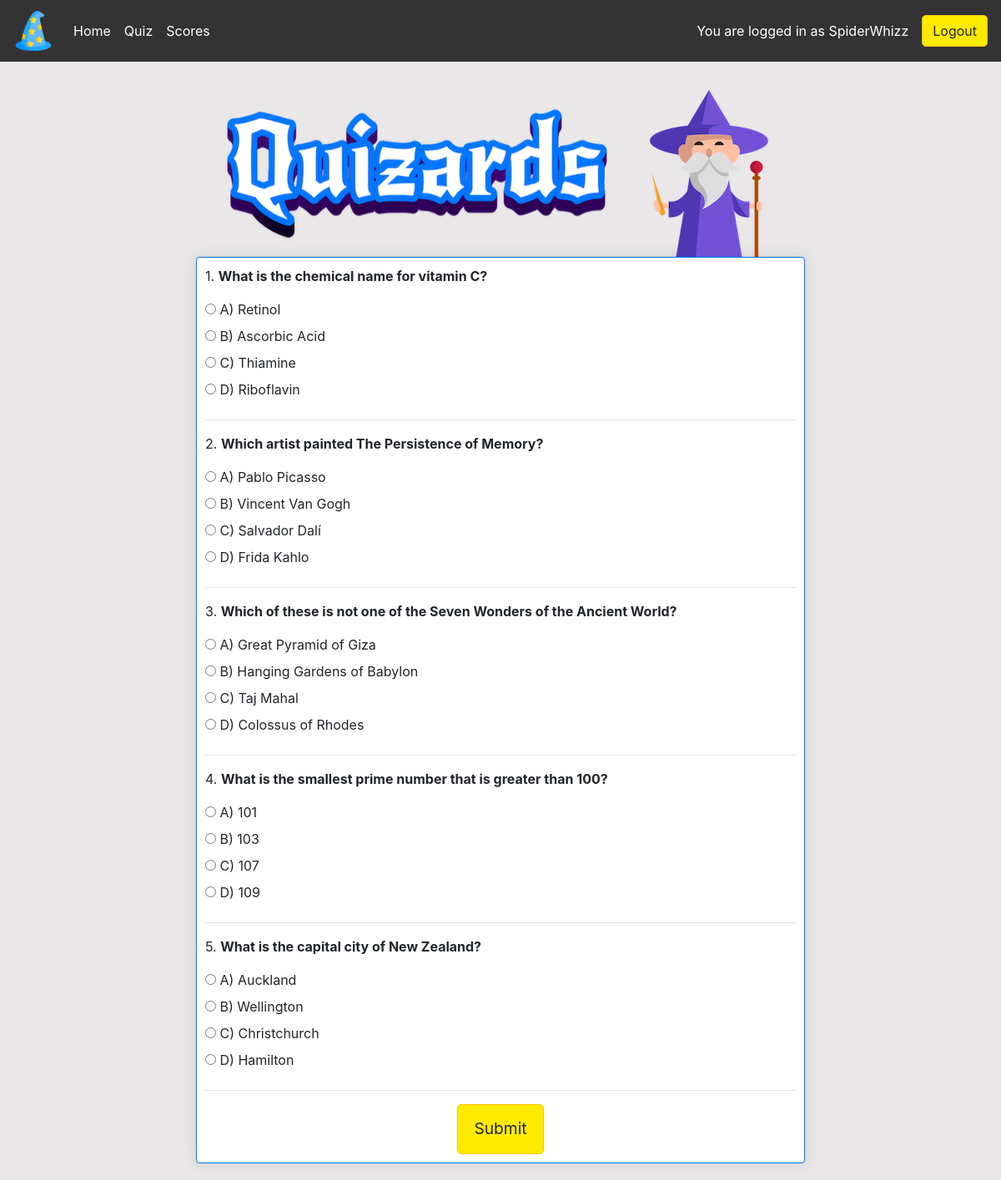
Page /quiz/ (signed in) on the committed database.
### quiz/models.py (models this page shows, shortened)
class CustomUserModel(AbstractUser):
    birthdate = models.DateField(null=True, blank=True)

class Multiple_choice_trivia(models.Model):
    question = models.CharField(max_length=256, unique=True)
    option_a = models.CharField(max_length=100, unique=False)
    option_b = models.CharField(max_length=100, unique=False)
    option_c = models.CharField(max_length=100, unique=False)
    option_d = models.CharField(max_length=100, unique=False)
    answer = models.IntegerField(choices=OPTIONS, default=0)

### quiz/views.py (the view)
# urls.py: path('quiz/', QuizPage, name='quiz'),
def QuizPage(request):
    if request.method == 'POST':
        questions = Multiple_choice_trivia.objects.filter(question__in=request.POST.getlist('question_id'))
        score = 0
        for question in questions:
            selected_answer = request.POST.get(f'q-{question.question}')
            if selected_answer == 'A':
                selected_answer = 0
            if selected_answer == 'B':
                selected_answer = 1
            if selected_answer == 'C':
                selected_answer = 2
            if selected_answer == 'D':
                selected_answer = 3
            if selected_answer == question.answer:
                score += 1
            UserAnswer.objects.create(
                trivia_question=question,
                selected_answer=selected_answer,
                user=request.user
            )
        message = get_score_message(score)
        return JsonResponse({'score': score, 'message': message})
    else:
        questions = Multiple_choice_trivia.objects.all().order_by('?')[:5]
        return render(request, 'quiz.html', {'questions': questions})

### templates/quiz.html (shortened to what this page needs)
{% extends 'base.html' %}
{% load static %}
{% block content %}
<div class="row">
    <div class="col-lg-8 mx-auto">
        <div class="quiz-page-header">
            <img src="/static/images/quizards-text-logo.webp" alt="Quizards text logo">
            <div>
                <img src="/static/images/quizzard-img.webp" alt="Quizard character">
            </div>
        </div>
        <div class="box-element question-card mx-auto">
            {% if user.is_authenticated %}
            <form method="post" id="quiz-form">
                {% for question in questions %}
                <div class="question">
                    <p>{{ forloop.counter }}. <strong>{{ question.question }}</strong></p>
                    <input type="radio" name="q-{{ question.question }}" value="A" id="q{{ forloop.counter }}_a"
                        required>
                    <label for="q{{ forloop.counter }}_a">A) {{ question.option_a }}</label><br>
                    <input type="radio" name="q-{{ question.question }}" value="B" id="q{{ forloop.counter }}_b">
                    <label for="q{{ forloop.counter }}_b">B) {{ question.option_b }}</label><br>
                    <input type="radio" name="q-{{ question.question }}" value="C" id="q{{ forloop.counter }}_c">
                    <label for="q{{ forloop.counter }}_c">C) {{ question.option_c }}</label><br>
                    <input type="radio" name="q-{{ question.question }}" value="D" id="q{{ forloop.counter }}_d">
                    <label for="q{{ forloop.counter }}_d">D) {{ question.option_d }}</label>
                </div>
                <hr>
                {% endfor %}
                <div class="start-btn">
                    <button type="submit" class="btn btn-warning large-btn">Submit</button>
                </div>
            </form>
            {% else %}
            <p>You must be signed in to take the quiz.</p>
            <hr>
            <div class="login-message-button">
                <a href="{% url 'login' %}" class="btn btn-warning large-btn">Login/Signup</a>
            </div>
            {% endif %}
        </div>
    </div>
</div>
{% endblock %}

### templates/base.html (shortened to what this page needs)
{% url 'account_login' as login_url %}
{% url 'account_signup' as signup_url %}
{% url 'account_logout' as logout_url %}
<!DOCTYPE html>
{% load static %}
<html lang="en">
<head>
    <link rel="stylesheet" href="https://stackpath.bootstrapcdn.com/bootstrap/4.4.1/css/bootstrap.min.css"
>
    <link rel="stylesheet" type="text/css" href="{% static 'css/style.css' %}">
</head>
<body>
    <nav class="navbar navbar-expand-lg navbar-dark bg-dark">
        <a class="navbar-brand" href="/"><img class="logo-img"
                src="{% static 'images/favicon.ico' %}" alt="Quizards logo"></a>
        <div class="collapse navbar-collapse" id="navbarSupportedContent">
            <ul class="navbar-nav mr-auto">
                <li class="nav-item">
                    <a class="nav-link" href="{% url 'home' %}">Home</a>
                </li>
                <a class="nav-link" href="/quiz">Quiz</a>
                <a class="nav-link" href="/scores">Scores</a>
            </ul>
            <div class="form-inline my-2 my-lg-0">
                {% if user.is_authenticated %}
                <p class="text-end m-3 user-status">You are logged in as {{ user.username }}</p>
                <a href="{% url 'logout' %}" class="btn btn-warning">Logout</a>
                {% else %}
                <p class="text-end m-3 user-status">You are not logged in</p>
                <a href="{% url 'login' %}" class="btn btn-warning">Login/Signup</a>
                {% endif %}
            </div>
        </div>
    </nav>
    <div class="container">
        <br>
        {% block content %}
        {% endblock content %}
    </div>
</body>
</html>

### static/css/style.css (style rules this page uses)
body { background-color: hsl(0, 5%, 91%); }
.box-element { border: solid 1px rgb(0, 119, 255); box-shadow: hsl(0, 0%, 80%) 0 0 16px; background-color: #fff; border-radius: 4px; padding: 10px; }
.bg-dark { background-color: #333333 !important; }
.nav-link { color: #FFFFFF !important; }
.col-lg-4, .col-lg-6, .col-lg-8, .col-lg-12 { margin-top: 10px; }
.btn { border-radius: 5px; }
.btn-warning { background-color: #FFEA00 !important; }
.user-status { color: #ffffff !important; }
.question-card { margin-bottom: 20px; }
.quiz-page-header { display: flex; flex-wrap: wrap; justify-content: center; width: 100%; margin: auto; }
.start-btn { display: flex; justify-content: center; }
.large-btn { padding: 0.75em 1em; font-size: larger; }

### rows in the picture
CustomUserModel: username "SpiderWhizz"
Multiple_choice_trivia: question "What is the chemical name for vitamin C?", option_a "Retinol", option_b "Ascorbic Acid", option_c "Thiamine", option_d "Riboflavin"
Multiple_choice_trivia: question "Which artist painted The Persistence of Memory?", option_a "Pablo Picasso", option_b "Vincent Van Gogh", option_c "Salvador Dalí", option_d "Frida Kahlo"
Multiple_choice_trivia: question "Which of these is not one of the Seven Wonders of the Ancient World?", option_a "Great Pyramid of Giza", option_b "Hanging Gardens of Babylon", option_c "Taj Mahal", option_d "Colossus of Rhodes"
Multiple_choice_trivia: question "What is the smallest prime number that is greater than 100?", option_a "101", option_b "103", option_c "107", option_d "109"
Multiple_choice_trivia: question "What is the capital city of New Zealand?", option_a "Auckland", option_b "Wellington", option_c "Christchurch", option_d "Hamilton"
